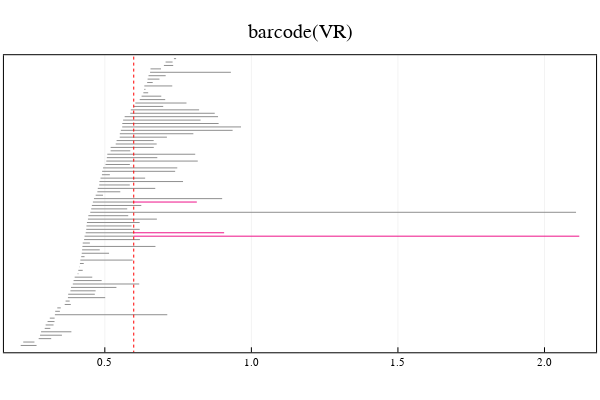

The notebook cell saved with this chart:
### Markdown cell above
Select a parameter and bar extension.

### Code cell
p = return_extension_results_at_parameter(extension)

### Figure 1 — Plotly figure (JSON) as saved in the notebook; plotly's stock layout.template omitted (floating-point values rounded to 4 significant figures)
{"data": [{"colorbar": {"title": ""}, "hoverinfo": "text", "legendgroup": "y1", "line": {"color": "rgba(143, 143, 143, 1.000)", "dash": "solid", "shape": "linear", "width": 1}, "mode": "lines", "name": "y1", "showlegend": true, "text": ["class 18", "class 18"], "type": "scatter", "x": [0.213, 0.2671], "xaxis": "x1", "y": [1, 1], "yaxis": "y1", "zmax": null, "zmin": null}, {"colorbar": {"title": ""}, "hoverinfo": "text", "legendgroup": "y2", "line": {"color": "rgba(143, 143, 143, 1.000)", "dash": "solid", "shape": "linear", "width": 1}, "mode": "lines", "name": "y2", "showlegend": true, "text": ["class 19", "class 19"], "type": "scatter", "x": [0.2217, 0.26], "xaxis": "x1", "y": [2, 2], "yaxis": "y1", "zmax": null, "zmin": null}, {"colorbar": {"title": ""}, "hoverinfo": "text", "legendgroup": "y3", "line": {"color": "rgba(143, 143, 143, 1.000)", "dash": "solid", "shape": "linear", "width": 1}, "mode": "lines", "name": "y3", "showlegend": true, "text": ["class 20", "class 20"], "type": "scatter", "x": [0.2744, 0.3171], "xaxis": "x1", "y": [3, 3], "yaxis": "y1", "zmax": null, "zmin": null}, {"colorbar": {"title": ""}, "hoverinfo": "text", "legendgroup": "y4", "line": {"color": "rgba(143, 143, 143, 1.000)", "dash": "solid", "shape": "linear", "width": 1}, "mode": "lines", "name": "y4", "showlegend": true, "text": ["class 21", "class 21"], "type": "scatter", "x": [0.2791, 0.3537], "xaxis": "x1", "y": [4, 4], "yaxis": "y1", "zmax": null, "zmin": null}, {"colorbar": {"title": ""}, "hoverinfo": "text", "legendgroup": "y5", "line": {"color": "rgba(143, 143, 143, 1.000)", "dash": "solid", "shape": "linear", "width": 1}, "mode": "lines", "name": "y5", "showlegend": true, "text": ["class 22", "class 22"], "type": "scatter", "x": [0.2825, 0.386], "xaxis": "x1", "y": [5, 5], "yaxis": "y1", "zmax": null, "zmin": null}, {"colorbar": {"title": ""}, "hoverinfo": "text", "legendgroup": "y6", "line": {"color": "rgba(143, 143, 143, 1.000)", "dash": "solid", "shape": "linear", "width": 1}, "mode": "lines", "name": "y6", "showlegend": true, "text": ["class 1", "class 1"], "type": "scatter", "x": [0.295, 0.3141], "xaxis": "x1", "y": [6, 6], "yaxis": "y1", "zmax": null, "zmin": null}, {"colorbar": {"title": ""}, "hoverinfo": "text", "legendgroup": "y7", "line": {"color": "rgba(143, 143, 143, 1.000)", "dash": "solid", "shape": "linear", "width": 1}, "mode": "lines", "name": "y7", "showlegend": true, "text": ["class 2", "class 2"], "type": "scatter", "x": [0.2981, 0.3251], "xaxis": "x1", "y": [7, 7], "yaxis": "y1", "zmax": null, "zmin": null}, {"colorbar": {"title": ""}, "hoverinfo": "text", "legendgroup": "y8", "line": {"color": "rgba(143, 143, 143, 1.000)", "dash": "solid", "shape": "linear", "width": 1}, "mode": "lines", "name": "y8", "showlegend": true, "text": ["class 3", "class 3"], "type": "scatter", "x": [0.3047, 0.3284], "xaxis": "x1", "y": [8, 8], "yaxis": "y1", "zmax": null, "zmin": null}, {"colorbar": {"title": ""}, "hoverinfo": "text", "legendgroup": "y9", "line": {"color": "rgba(143, 143, 143, 1.000)", "dash": "solid", "shape": "linear", "width": 1}, "mode": "lines", "name": "y9", "showlegend": true, "text": ["class 23", "class 23"], "type": "scatter", "x": [0.3123, 0.3288], "xaxis": "x1", "y": [9, 9], "yaxis": "y1", "zmax": null, "zmin": null}, {"colorbar": {"title": ""}, "hoverinfo": "text", "legendgroup": "y10", "line": {"color": "rgba(143, 143, 143, 1.000)", "dash": "solid", "shape": "linear", "width": 1}, "mode": "lines", "name": "y10", "showlegend": true, "text": ["class 73", "class 73"], "type": "scatter", "x": [0.3297, 0.7131], "xaxis": "x1", "y": [10, 10], "yaxis": "y1", "zmax": null, "zmin": null}, {"colorbar": {"title": ""}, "hoverinfo": "text", "legendgroup": "y11", "line": {"color": "rgba(143, 143, 143, 1.000)", "dash": "solid", "shape": "linear", "width": 1}, "mode": "lines", "name": "y11", "showlegend": true, "text": ["class 24", "class 24"], "type": "scatter", "x": [0.3308, 0.3467], "xaxis": "x1", "y": [11, 11], "yaxis": "y1", "zmax": null, "zmin": null}, {"colorbar": {"title": ""}, "hoverinfo": "text", "legendgroup": "y12", "line": {"color": "rgba(143, 143, 143, 1.000)", "dash": "solid", "shape": "linear", "width": 1}, "mode": "lines", "name": "y12", "showlegend": true, "text": ["class 4", "class 4"], "type": "scatter", "x": [0.3379, 0.3497], "xaxis": "x1", "y": [12, 12], "yaxis": "y1", "zmax": null, "zmin": null}, {"colorbar": {"title": ""}, "hoverinfo": "text", "legendgroup": "y13", "line": {"color": "rgba(143, 143, 143, 1.000)", "dash": "solid", "shape": "linear", "width": 1}, "mode": "lines", "name": "y13", "showlegend": true, "text": ["class 25", "class 25"], "type": "scatter", "x": [0.3632, 0.384], "xaxis": "x1", "y": [13, 13], "yaxis": "y1", "zmax": null, "zmin": null}, {"colorbar": {"title": ""}, "hoverinfo": "text", "legendgroup": "y14", "line": {"color": "rgba(143, 143, 143, 1.000)", "dash": "solid", "shape": "linear", "width": 1}, "mode": "lines", "name": "y14", "showlegend": true, "text": ["class 26", "class 26"], "type": "scatter", "x": [0.3662, 0.3801], "xaxis": "x1", "y": [14, 14], "yaxis": "y1", "zmax": null, "zmin": null}, {"colorbar": {"title": ""}, "hoverinfo": "text", "legendgroup": "y15", "line": {"color": "rgba(143, 143, 143, 1.000)", "dash": "solid", "shape": "linear", "width": 1}, "mode": "lines", "name": "y15", "showlegend": true, "text": ["class 27", "class 27"], "type": "scatter", "x": [0.3742, 0.5013], "xaxis": "x1", "y": [15, 15], "yaxis": "y1", "zmax": null, "zmin": null}, {"colorbar": {"title": ""}, "hoverinfo": "text", "legendgroup": "y16", "line": {"color": "rgba(143, 143, 143, 1.000)", "dash": "solid", "shape": "linear", "width": 1}, "mode": "lines", "name": "y16", "showlegend": true, "text": ["class 28", "class 28"], "type": "scatter", "x": [0.3751, 0.4659], "xaxis": "x1", "y": [16, 16], "yaxis": "y1", "zmax": null, "zmin": null}, {"colorbar": {"title": ""}, "hoverinfo": "text", "legendgroup": "y17", "line": {"color": "rgba(143, 143, 143, 1.000)", "dash": "solid", "shape": "linear", "width": 1}, "mode": "lines", "name": "y17", "showlegend": true, "text": ["class 29", "class 29"], "type": "scatter", "x": [0.3827, 0.4686], "xaxis": "x1", "y": [17, 17], "yaxis": "y1", "zmax": null, "zmin": null}, {"colorbar": {"title": ""}, "hoverinfo": "text", "legendgroup": "y18", "line": {"color": "rgba(143, 143, 143, 1.000)", "dash": "solid", "shape": "linear", "width": 1}, "mode": "lines", "name": "y18", "showlegend": true, "text": ["class 30", "class 30"], "type": "scatter", "x": [0.3847, 0.5396], "xaxis": "x1", "y": [18, 18], "yaxis": "y1", "zmax": null, "zmin": null}, {"colorbar": {"title": ""}, "hoverinfo": "text", "legendgroup": "y19", "line": {"color": "rgba(143, 143, 143, 1.000)", "dash": "solid", "shape": "linear", "width": 1}, "mode": "lines", "name": "y19", "showlegend": true, "text": ["class 31", "class 31"], "type": "scatter", "x": [0.3908, 0.6174], "xaxis": "x1", "y": [19, 19], "yaxis": "y1", "zmax": null, "zmin": null}, {"colorbar": {"title": ""}, "hoverinfo": "text", "legendgroup": "y20", "line": {"color": "rgba(143, 143, 143, 1.000)", "dash": "solid", "shape": "linear", "width": 1}, "mode": "lines", "name": "y20", "showlegend": true, "text": ["class 32", "class 32"], "type": "scatter", "x": [0.3935, 0.4892], "xaxis": "x1", "y": [20, 20], "yaxis": "y1", "zmax": null, "zmin": null}, {"colorbar": {"title": ""}, "hoverinfo": "text", "legendgroup": "y21", "line": {"color": "rgba(143, 143, 143, 1.000)", "dash": "solid", "shape": "linear", "width": 1}, "mode": "lines", "name": "y21", "showlegend": true, "text": ["class 33", "class 33"], "type": "scatter", "x": [0.3971, 0.4572], "xaxis": "x1", "y": [21, 21], "yaxis": "y1", "zmax": null, "zmin": null}, {"colorbar": {"title": ""}, "hoverinfo": "text", "legendgroup": "y22", "line": {"color": "rgba(143, 143, 143, 1.000)", "dash": "solid", "shape": "linear", "width": 1}, "mode": "lines", "name": "y22", "showlegend": true, "text": ["class 5", "class 5"], "type": "scatter", "x": [0.4075, 0.4098], "xaxis": "x1", "y": [22, 22], "yaxis": "y1", "zmax": null, "zmin": null}, {"colorbar": {"title": ""}, "hoverinfo": "text", "legendgroup": "y23", "line": {"color": "rgba(143, 143, 143, 1.000)", "dash": "solid", "shape": "linear", "width": 1}, "mode": "lines", "name": "y23", "showlegend": true, "text": ["class 6", "class 6"], "type": "scatter", "x": [0.4095, 0.4246], "xaxis": "x1", "y": [23, 23], "yaxis": "y1", "zmax": null, "zmin": null}, {"colorbar": {"title": ""}, "hoverinfo": "text", "legendgroup": "y24", "line": {"color": "rgba(143, 143, 143, 1.000)", "dash": "solid", "shape": "linear", "width": 1}, "mode": "lines", "name": "y24", "showlegend": true, "text": ["class 7", "class 7"], "type": "scatter", "x": [0.4123, 0.4134], "xaxis": "x1", "y": [24, 24], "yaxis": "y1", "zmax": null, "zmin": null}, {"colorbar": {"title": ""}, "hoverinfo": "text", "legendgroup": "y25", "line": {"color": "rgba(143, 143, 143, 1.000)", "dash": "solid", "shape": "linear", "width": 1}, "mode": "lines", "name": "y25", "showlegend": true, "text": ["class 8", "class 8"], "type": "scatter", "x": [0.4151, 0.4281], "xaxis": "x1", "y": [25, 25], "yaxis": "y1", "zmax": null, "zmin": null}, {"colorbar": {"title": ""}, "hoverinfo": "text", "legendgroup": "y26", "line": {"color": "rgba(143, 143, 143, 1.000)", "dash": "solid", "shape": "linear", "width": 1}, "mode": "lines", "name": "y26", "showlegend": true, "text": ["class 34", "class 34"], "type": "scatter", "x": [0.4166, 0.595], "xaxis": "x1", "y": [26, 26], "yaxis": "y1", "zmax": null, "zmin": null}, {"colorbar": {"title": ""}, "hoverinfo": "text", "legendgroup": "y27", "line": {"color": "rgba(143, 143, 143, 1.000)", "dash": "solid", "shape": "linear", "width": 1}, "mode": "lines", "name": "y27", "showlegend": true, "text": ["class 9", "class 9"], "type": "scatter", "x": [0.4195, 0.4308], "xaxis": "x1", "y": [27, 27], "yaxis": "y1", "zmax": null, "zmin": null}, {"colorbar": {"title": ""}, "hoverinfo": "text", "legendgroup": "y28", "line": {"color": "rgba(143, 143, 143, 1.000)", "dash": "solid", "shape": "linear", "width": 1}, "mode": "lines", "name": "y28", "showlegend": true, "text": ["class 35", "class 35"], "type": "scatter", "x": [0.4213, 0.5145], "xaxis": "x1", "y": [28, 28], "yaxis": "y1", "zmax": null, "zmin": null}, {"colorbar": {"title": ""}, "hoverinfo": "text", "legendgroup": "y29", "line": {"color": "rgba(143, 143, 143, 1.000)", "dash": "solid", "shape": "linear", "width": 1}, "mode": "lines", "name": "y29", "showlegend": true, "text": ["class 10", "class 10"], "type": "scatter", "x": [0.4225, 0.4827], "xaxis": "x1", "y": [29, 29], "yaxis": "y1", "zmax": null, "zmin": null}, {"colorbar": {"title": ""}, "hoverinfo": "text", "legendgroup": "y30", "line": {"color": "rgba(143, 143, 143, 1.000)", "dash": "solid", "shape": "linear", "width": 1}, "mode": "lines", "name": "y30", "showlegend": true, "text": ["class 36", "class 36"], "type": "scatter", "x": [0.4236, 0.6728], "xaxis": "x1", "y": [30, 30], "yaxis": "y1", "zmax": null, "zmin": null}, {"colorbar": {"title": ""}, "hoverinfo": "text", "legendgroup": "y31", "line": {"color": "rgba(143, 143, 143, 1.000)", "dash": "solid", "shape": "linear", "width": 1}, "mode": "lines", "name": "y31", "showlegend": true, "text": ["class 37", "class 37"], "type": "scatter", "x": [0.4247, 0.4491], "xaxis": "x1", "y": [31, 31], "yaxis": "y1", "zmax": null, "zmin": null}, {"colorbar": {"title": ""}, "hoverinfo": "text", "legendgroup": "y32", "line": {"color": "rgba(143, 143, 143, 1.000)", "dash": "solid", "shape": "linear", "width": 1}, "mode": "lines", "name": "y32", "showlegend": true, "text": ["class 64", "class 64"], "type": "scatter", "x": [0.4293, 0.6197], "xaxis": "x1", "y": [32, 32], "yaxis": "y1", "zmax": null, "zmin": null}, {"colorbar": {"title": ""}, "hoverinfo": "text", "legendgroup": "y33", "line": {"color": "rgba(143, 143, 143, 1.000)", "dash": "solid", "shape": "linear", "width": 1}, "mode": "lines", "name": "y33", "showlegend": true, "text": ["class 84", "class 84"], "type": "scatter", "x": [0.431, 0.5987], "xaxis": "x1", "y": [33, 33], "yaxis": "y1", "zmax": null, "zmin": null}, {"colorbar": {"title": ""}, "hoverinfo": "text", "legendgroup": "y34", "line": {"color": "rgba(238, 18, 137, 1.000)", "dash": "solid", "shape": "linear", "width": 1}, "mode": "lines", "name": "y34", "showlegend": true, "text": ["class 84", "class 84"], "type": "scatter", "x": [0.5987, 2.119], "xaxis": "x1", "y": [33, 33], "yaxis": "y1", "zmax": null, "zmin": null}, {"colorbar": {"title": ""}, "hoverinfo": "text", "legendgroup": "y35", "line": {"color": "rgba(143, 143, 143, 1.000)", "dash": "solid", "shape": "linear", "width": 1}, "mode": "lines", "name": "y35", "showlegend": true, "text": ["class 79", "class 79"], "type": "scatter", "x": [0.4348, 0.5987], "xaxis": "x1", "y": [34, 34], "yaxis": "y1", "zmax": null, "zmin": null}, {"colorbar": {"title": ""}, "hoverinfo": "text", "legendgroup": "y36", "line": {"color": "rgba(238, 18, 137, 1.000)", "dash": "solid", "shape": "linear", "width": 1}, "mode": "lines", "name": "y36", "showlegend": true, "text": ["class 79", "class 79"], "type": "scatter", "x": [0.5987, 0.9071], "xaxis": "x1", "y": [34, 34], "yaxis": "y1", "zmax": null, "zmin": null}, {"colorbar": {"title": ""}, "hoverinfo": "text", "legendgroup": "y37", "line": {"color": "rgba(143, 143, 143, 1.000)", "dash": "solid", "shape": "linear", "width": 1}, "mode": "lines", "name": "y37", "showlegend": true, "text": ["class 38", "class 38"], "type": "scatter", "x": [0.4367, 0.619], "xaxis": "x1", "y": [35, 35], "yaxis": "y1", "zmax": null, "zmin": null}, {"colorbar": {"title": ""}, "hoverinfo": "text", "legendgroup": "y38", "line": {"color": "rgba(143, 143, 143, 1.000)", "dash": "solid", "shape": "linear", "width": 1}, "mode": "lines", "name": "y38", "showlegend": true, "text": ["class 39", "class 39"], "type": "scatter", "x": [0.4373, 0.5912], "xaxis": "x1", "y": [36, 36], "yaxis": "y1", "zmax": null, "zmin": null}, {"colorbar": {"title": ""}, "hoverinfo": "text", "legendgroup": "y39", "line": {"color": "rgba(143, 143, 143, 1.000)", "dash": "solid", "shape": "linear", "width": 1}, "mode": "lines", "name": "y39", "showlegend": true, "text": ["class 65", "class 65"], "type": "scatter", "x": [0.439, 0.6189], "xaxis": "x1", "y": [37, 37], "yaxis": "y1", "zmax": null, "zmin": null}, {"colorbar": {"title": ""}, "hoverinfo": "text", "legendgroup": "y40", "line": {"color": "rgba(143, 143, 143, 1.000)", "dash": "solid", "shape": "linear", "width": 1}, "mode": "lines", "name": "y40", "showlegend": true, "text": ["class 74", "class 74"], "type": "scatter", "x": [0.4425, 0.6776], "xaxis": "x1", "y": [38, 38], "yaxis": "y1", "zmax": null, "zmin": null}, {"colorbar": {"title": ""}, "hoverinfo": "text", "legendgroup": "y41", "line": {"color": "rgba(143, 143, 143, 1.000)", "dash": "solid", "shape": "linear", "width": 1}, "mode": "lines", "name": "y41", "showlegend": true, "text": ["class 40", "class 40"], "type": "scatter", "x": [0.4438, 0.5799], "xaxis": "x1", "y": [39, 39], "yaxis": "y1", "zmax": null, "zmin": null}, {"colorbar": {"title": ""}, "hoverinfo": "text", "legendgroup": "y42", "line": {"color": "rgba(143, 143, 143, 1.000)", "dash": "solid", "shape": "linear", "width": 1}, "mode": "lines", "name": "y42", "showlegend": true, "text": ["class 85", "class 85"], "type": "scatter", "x": [0.4504, 2.108], "xaxis": "x1", "y": [40, 40], "yaxis": "y1", "zmax": null, "zmin": null}, {"colorbar": {"title": ""}, "hoverinfo": "text", "legendgroup": "y43", "line": {"color": "rgba(143, 143, 143, 1.000)", "dash": "solid", "shape": "linear", "width": 1}, "mode": "lines", "name": "y43", "showlegend": true, "text": ["class 41", "class 41"], "type": "scatter", "x": [0.4536, 0.5765], "xaxis": "x1", "y": [41, 41], "yaxis": "y1", "zmax": null, "zmin": null}, {"colorbar": {"title": ""}, "hoverinfo": "text", "legendgroup": "y44", "line": {"color": "rgba(143, 143, 143, 1.000)", "dash": "solid", "shape": "linear", "width": 1}, "mode": "lines", "name": "y44", "showlegend": true, "text": ["class 66", "class 66"], "type": "scatter", "x": [0.4558, 0.6245], "xaxis": "x1", "y": [42, 42], "yaxis": "y1", "zmax": null, "zmin": null}, {"colorbar": {"title": ""}, "hoverinfo": "text", "legendgroup": "y45", "line": {"color": "rgba(143, 143, 143, 1.000)", "dash": "solid", "shape": "linear", "width": 1}, "mode": "lines", "name": "y45", "showlegend": true, "text": ["class 75", "class 75"], "type": "scatter", "x": [0.4593, 0.5987], "xaxis": "x1", "y": [43, 43], "yaxis": "y1", "zmax": null, "zmin": null}, {"colorbar": {"title": ""}, "hoverinfo": "text", "legendgroup": "y46", "line": {"color": "rgba(238, 18, 137, 1.000)", "dash": "solid", "shape": "linear", "width": 1}, "mode": "lines", "name": "y46", "showlegend": true, "text": ["class 75", "class 75"], "type": "scatter", "x": [0.5987, 0.8139], "xaxis": "x1", "y": [43, 43], "yaxis": "y1", "zmax": null, "zmin": null}, {"colorbar": {"title": ""}, "hoverinfo": "text", "legendgroup": "y47", "line": {"color": "rgba(143, 143, 143, 1.000)", "dash": "solid", "shape": "linear", "width": 1}, "mode": "lines", "name": "y47", "showlegend": true, "text": ["class 80", "class 80"], "type": "scatter", "x": [0.463, 0.9004], "xaxis": "x1", "y": [44, 44], "yaxis": "y1", "zmax": null, "zmin": null}, {"colorbar": {"title": ""}, "hoverinfo": "text", "legendgroup": "y48", "line": {"color": "rgba(143, 143, 143, 1.000)", "dash": "solid", "shape": "linear", "width": 1}, "mode": "lines", "name": "y48", "showlegend": true, "text": ["class 11", "class 11"], "type": "scatter", "x": [0.4689, 0.4939], "xaxis": "x1", "y": [45, 45], "yaxis": "y1", "zmax": null, "zmin": null}, {"colorbar": {"title": ""}, "hoverinfo": "text", "legendgroup": "y49", "line": {"color": "rgba(143, 143, 143, 1.000)", "dash": "solid", "shape": "linear", "width": 1}, "mode": "lines", "name": "y49", "showlegend": true, "text": ["class 42", "class 42"], "type": "scatter", "x": [0.4745, 0.5528], "xaxis": "x1", "y": [46, 46], "yaxis": "y1", "zmax": null, "zmin": null}, {"colorbar": {"title": ""}, "hoverinfo": "text", "legendgroup": "y50", "line": {"color": "rgba(143, 143, 143, 1.000)", "dash": "solid", "shape": "linear", "width": 1}, "mode": "lines", "name": "y50", "showlegend": true, "text": ["class 67", "class 67"], "type": "scatter", "x": [0.476, 0.6721], "xaxis": "x1", "y": [47, 47], "yaxis": "y1", "zmax": null, "zmin": null}, {"colorbar": {"title": ""}, "hoverinfo": "text", "legendgroup": "y51", "line": {"color": "rgba(143, 143, 143, 1.000)", "dash": "solid", "shape": "linear", "width": 1}, "mode": "lines", "name": "y51", "showlegend": true, "text": ["class 43", "class 43"], "type": "scatter", "x": [0.481, 0.5852], "xaxis": "x1", "y": [48, 48], "yaxis": "y1", "zmax": null, "zmin": null}, {"colorbar": {"title": ""}, "hoverinfo": "text", "legendgroup": "y52", "line": {"color": "rgba(143, 143, 143, 1.000)", "dash": "solid", "shape": "linear", "width": 1}, "mode": "lines", "name": "y52", "showlegend": true, "text": ["class 76", "class 76"], "type": "scatter", "x": [0.4817, 0.7668], "xaxis": "x1", "y": [49, 49], "yaxis": "y1", "zmax": null, "zmin": null}, {"colorbar": {"title": ""}, "hoverinfo": "text", "legendgroup": "y53", "line": {"color": "rgba(143, 143, 143, 1.000)", "dash": "solid", "shape": "linear", "width": 1}, "mode": "lines", "name": "y53", "showlegend": true, "text": ["class 44", "class 44"], "type": "scatter", "x": [0.4853, 0.6376], "xaxis": "x1", "y": [50, 50], "yaxis": "y1", "zmax": null, "zmin": null}, {"colorbar": {"title": ""}, "hoverinfo": "text", "legendgroup": "y54", "line": {"color": "rgba(143, 143, 143, 1.000)", "dash": "solid", "shape": "linear", "width": 1}, "mode": "lines", "name": "y54", "showlegend": true, "text": ["class 45", "class 45"], "type": "scatter", "x": [0.4902, 0.5172], "xaxis": "x1", "y": [51, 51], "yaxis": "y1", "zmax": null, "zmin": null}, {"colorbar": {"title": ""}, "hoverinfo": "text", "legendgroup": "y55", "line": {"color": "rgba(143, 143, 143, 1.000)", "dash": "solid", "shape": "linear", "width": 1}, "mode": "lines", "name": "y55", "showlegend": true, "text": ["class 68", "class 68"], "type": "scatter", "x": [0.4908, 0.74], "xaxis": "x1", "y": [52, 52], "yaxis": "y1", "zmax": null, "zmin": null}, {"colorbar": {"title": ""}, "hoverinfo": "text", "legendgroup": "y56", "line": {"color": "rgba(143, 143, 143, 1.000)", "dash": "solid", "shape": "linear", "width": 1}, "mode": "lines", "name": "y56", "showlegend": true, "text": ["class 46", "class 46"], "type": "scatter", "x": [0.4939, 0.7472], "xaxis": "x1", "y": [53, 53], "yaxis": "y1", "zmax": null, "zmin": null}, {"colorbar": {"title": ""}, "hoverinfo": "text", "legendgroup": "y57", "line": {"color": "rgba(143, 143, 143, 1.000)", "dash": "solid", "shape": "linear", "width": 1}, "mode": "lines", "name": "y57", "showlegend": true, "text": ["class 47", "class 47"], "type": "scatter", "x": [0.5024, 0.5854], "xaxis": "x1", "y": [54, 54], "yaxis": "y1", "zmax": null, "zmin": null}, {"colorbar": {"title": ""}, "hoverinfo": "text", "legendgroup": "y58", "line": {"color": "rgba(143, 143, 143, 1.000)", "dash": "solid", "shape": "linear", "width": 1}, "mode": "lines", "name": "y58", "showlegend": true, "text": ["class 77", "class 77"], "type": "scatter", "x": [0.5051, 0.8171], "xaxis": "x1", "y": [55, 55], "yaxis": "y1", "zmax": null, "zmin": null}, {"colorbar": {"title": ""}, "hoverinfo": "text", "legendgroup": "y59", "line": {"color": "rgba(143, 143, 143, 1.000)", "dash": "solid", "shape": "linear", "width": 1}, "mode": "lines", "name": "y59", "showlegend": true, "text": ["class 48", "class 48"], "type": "scatter", "x": [0.5069, 0.6791], "xaxis": "x1", "y": [56, 56], "yaxis": "y1", "zmax": null, "zmin": null}, {"colorbar": {"title": ""}, "hoverinfo": "text", "legendgroup": "y60", "line": {"color": "rgba(143, 143, 143, 1.000)", "dash": "solid", "shape": "linear", "width": 1}, "mode": "lines", "name": "y60", "showlegend": true, "text": ["class 69", "class 69"], "type": "scatter", "x": [0.5085, 0.8084], "xaxis": "x1", "y": [57, 57], "yaxis": "y1", "zmax": null, "zmin": null}, {"colorbar": {"title": ""}, "hoverinfo": "text", "legendgroup": "y61", "line": {"color": "rgba(143, 143, 143, 1.000)", "dash": "solid", "shape": "linear", "width": 1}, "mode": "lines", "name": "y61", "showlegend": true, "text": ["class 49", "class 49"], "type": "scatter", "x": [0.5198, 0.5868], "xaxis": "x1", "y": [58, 58], "yaxis": "y1", "zmax": null, "zmin": null}, {"colorbar": {"title": ""}, "hoverinfo": "text", "legendgroup": "y62", "line": {"color": "rgba(143, 143, 143, 1.000)", "dash": "solid", "shape": "linear", "width": 1}, "mode": "lines", "name": "y62", "showlegend": true, "text": ["class 50", "class 50"], "type": "scatter", "x": [0.5198, 0.6671], "xaxis": "x1", "y": [59, 59], "yaxis": "y1", "zmax": null, "zmin": null}, {"colorbar": {"title": ""}, "hoverinfo": "text", "legendgroup": "y63", "line": {"color": "rgba(143, 143, 143, 1.000)", "dash": "solid", "shape": "linear", "width": 1}, "mode": "lines", "name": "y63", "showlegend": true, "text": ["class 12", "class 12"], "type": "scatter", "x": [0.5372, 0.6769], "xaxis": "x1", "y": [60, 60], "yaxis": "y1", "zmax": null, "zmin": null}, {"colorbar": {"title": ""}, "hoverinfo": "text", "legendgroup": "y64", "line": {"color": "rgba(143, 143, 143, 1.000)", "dash": "solid", "shape": "linear", "width": 1}, "mode": "lines", "name": "y64", "showlegend": true, "text": ["class 51", "class 51"], "type": "scatter", "x": [0.5403, 0.6667], "xaxis": "x1", "y": [61, 61], "yaxis": "y1", "zmax": null, "zmin": null}, {"colorbar": {"title": ""}, "hoverinfo": "text", "legendgroup": "y65", "line": {"color": "rgba(143, 143, 143, 1.000)", "dash": "solid", "shape": "linear", "width": 1}, "mode": "lines", "name": "y65", "showlegend": true, "text": ["class 52", "class 52"], "type": "scatter", "x": [0.5509, 0.7119], "xaxis": "x1", "y": [62, 62], "yaxis": "y1", "zmax": null, "zmin": null}, {"colorbar": {"title": ""}, "hoverinfo": "text", "legendgroup": "y66", "line": {"color": "rgba(143, 143, 143, 1.000)", "dash": "solid", "shape": "linear", "width": 1}, "mode": "lines", "name": "y66", "showlegend": true, "text": ["class 53", "class 53"], "type": "scatter", "x": [0.5512, 0.8021], "xaxis": "x1", "y": [63, 63], "yaxis": "y1", "zmax": null, "zmin": null}, {"colorbar": {"title": ""}, "hoverinfo": "text", "legendgroup": "y67", "line": {"color": "rgba(143, 143, 143, 1.000)", "dash": "solid", "shape": "linear", "width": 1}, "mode": "lines", "name": "y67", "showlegend": true, "text": ["class 82", "class 82"], "type": "scatter", "x": [0.5547, 0.936], "xaxis": "x1", "y": [64, 64], "yaxis": "y1", "zmax": null, "zmin": null}, {"colorbar": {"title": ""}, "hoverinfo": "text", "legendgroup": "y68", "line": {"color": "rgba(143, 143, 143, 1.000)", "dash": "solid", "shape": "linear", "width": 1}, "mode": "lines", "name": "y68", "showlegend": true, "text": ["class 83", "class 83"], "type": "scatter", "x": [0.5594, 0.9647], "xaxis": "x1", "y": [65, 65], "yaxis": "y1", "zmax": null, "zmin": null}, {"colorbar": {"title": ""}, "hoverinfo": "text", "legendgroup": "y69", "line": {"color": "rgba(143, 143, 143, 1.000)", "dash": "solid", "shape": "linear", "width": 1}, "mode": "lines", "name": "y69", "showlegend": true, "text": ["class 54", "class 54"], "type": "scatter", "x": [0.5597, 0.8882], "xaxis": "x1", "y": [66, 66], "yaxis": "y1", "zmax": null, "zmin": null}, {"colorbar": {"title": ""}, "hoverinfo": "text", "legendgroup": "y70", "line": {"color": "rgba(143, 143, 143, 1.000)", "dash": "solid", "shape": "linear", "width": 1}, "mode": "lines", "name": "y70", "showlegend": true, "text": ["class 81", "class 81"], "type": "scatter", "x": [0.5625, 0.8266], "xaxis": "x1", "y": [67, 67], "yaxis": "y1", "zmax": null, "zmin": null}, {"colorbar": {"title": ""}, "hoverinfo": "text", "legendgroup": "y71", "line": {"color": "rgba(143, 143, 143, 1.000)", "dash": "solid", "shape": "linear", "width": 1}, "mode": "lines", "name": "y71", "showlegend": true, "text": ["class 70", "class 70"], "type": "scatter", "x": [0.5677, 0.8863], "xaxis": "x1", "y": [68, 68], "yaxis": "y1", "zmax": null, "zmin": null}, {"colorbar": {"title": ""}, "hoverinfo": "text", "legendgroup": "y72", "line": {"color": "rgba(143, 143, 143, 1.000)", "dash": "solid", "shape": "linear", "width": 1}, "mode": "lines", "name": "y72", "showlegend": true, "text": ["class 55", "class 55"], "type": "scatter", "x": [0.5869, 0.875], "xaxis": "x1", "y": [69, 69], "yaxis": "y1", "zmax": null, "zmin": null}, {"colorbar": {"title": ""}, "hoverinfo": "text", "legendgroup": "y73", "line": {"color": "rgba(143, 143, 143, 1.000)", "dash": "solid", "shape": "linear", "width": 1}, "mode": "lines", "name": "y73", "showlegend": true, "text": ["class 56", "class 56"], "type": "scatter", "x": [0.5887, 0.8217], "xaxis": "x1", "y": [70, 70], "yaxis": "y1", "zmax": null, "zmin": null}, {"colorbar": {"title": ""}, "hoverinfo": "text", "legendgroup": "y74", "line": {"color": "rgba(143, 143, 143, 1.000)", "dash": "solid", "shape": "linear", "width": 1}, "mode": "lines", "name": "y74", "showlegend": true, "text": ["class 13", "class 13"], "type": "scatter", "x": [0.5987, 0.6993], "xaxis": "x1", "y": [71, 71], "yaxis": "y1", "zmax": null, "zmin": null}, {"colorbar": {"title": ""}, "hoverinfo": "text", "legendgroup": "y75", "line": {"color": "rgba(143, 143, 143, 1.000)", "dash": "solid", "shape": "linear", "width": 1}, "mode": "lines", "name": "y75", "showlegend": true, "text": ["class 78", "class 78"], "type": "scatter", "x": [0.6041, 0.7786], "xaxis": "x1", "y": [72, 72], "yaxis": "y1", "zmax": null, "zmin": null}, {"colorbar": {"title": ""}, "hoverinfo": "text", "legendgroup": "y76", "line": {"color": "rgba(143, 143, 143, 1.000)", "dash": "solid", "shape": "linear", "width": 1}, "mode": "lines", "name": "y76", "showlegend": true, "text": ["class 71", "class 71"], "type": "scatter", "x": [0.6191, 0.7061], "xaxis": "x1", "y": [73, 73], "yaxis": "y1", "zmax": null, "zmin": null}, {"colorbar": {"title": ""}, "hoverinfo": "text", "legendgroup": "y77", "line": {"color": "rgba(143, 143, 143, 1.000)", "dash": "solid", "shape": "linear", "width": 1}, "mode": "lines", "name": "y77", "showlegend": true, "text": ["class 72", "class 72"], "type": "scatter", "x": [0.6254, 0.6926], "xaxis": "x1", "y": [74, 74], "yaxis": "y1", "zmax": null, "zmin": null}, {"colorbar": {"title": ""}, "hoverinfo": "text", "legendgroup": "y78", "line": {"color": "rgba(143, 143, 143, 1.000)", "dash": "solid", "shape": "linear", "width": 1}, "mode": "lines", "name": "y78", "showlegend": true, "text": ["class 14", "class 14"], "type": "scatter", "x": [0.6315, 0.6479], "xaxis": "x1", "y": [75, 75], "yaxis": "y1", "zmax": null, "zmin": null}, {"colorbar": {"title": ""}, "hoverinfo": "text", "legendgroup": "y79", "line": {"color": "rgba(143, 143, 143, 1.000)", "dash": "solid", "shape": "linear", "width": 1}, "mode": "lines", "name": "y79", "showlegend": true, "text": ["class 15", "class 15"], "type": "scatter", "x": [0.6346, 0.6386], "xaxis": "x1", "y": [76, 76], "yaxis": "y1", "zmax": null, "zmin": null}, {"colorbar": {"title": ""}, "hoverinfo": "text", "legendgroup": "y80", "line": {"color": "rgba(143, 143, 143, 1.000)", "dash": "solid", "shape": "linear", "width": 1}, "mode": "lines", "name": "y80", "showlegend": true, "text": ["class 57", "class 57"], "type": "scatter", "x": [0.6348, 0.7301], "xaxis": "x1", "y": [77, 77], "yaxis": "y1", "zmax": null, "zmin": null}, {"colorbar": {"title": ""}, "hoverinfo": "text", "legendgroup": "y81", "line": {"color": "rgba(143, 143, 143, 1.000)", "dash": "solid", "shape": "linear", "width": 1}, "mode": "lines", "name": "y81", "showlegend": true, "text": ["class 58", "class 58"], "type": "scatter", "x": [0.6446, 0.6634], "xaxis": "x1", "y": [78, 78], "yaxis": "y1", "zmax": null, "zmin": null}, {"colorbar": {"title": ""}, "hoverinfo": "text", "legendgroup": "y82", "line": {"color": "rgba(143, 143, 143, 1.000)", "dash": "solid", "shape": "linear", "width": 1}, "mode": "lines", "name": "y82", "showlegend": true, "text": ["class 59", "class 59"], "type": "scatter", "x": [0.646, 0.6864], "xaxis": "x1", "y": [79, 79], "yaxis": "y1", "zmax": null, "zmin": null}, {"colorbar": {"title": ""}, "hoverinfo": "text", "legendgroup": "y83", "line": {"color": "rgba(143, 143, 143, 1.000)", "dash": "solid", "shape": "linear", "width": 1}, "mode": "lines", "name": "y83", "showlegend": true, "text": ["class 60", "class 60"], "type": "scatter", "x": [0.6491, 0.7076], "xaxis": "x1", "y": [80, 80], "yaxis": "y1", "zmax": null, "zmin": null}, {"colorbar": {"title": ""}, "hoverinfo": "text", "legendgroup": "y84", "line": {"color": "rgba(143, 143, 143, 1.000)", "dash": "solid", "shape": "linear", "width": 1}, "mode": "lines", "name": "y84", "showlegend": true, "text": ["class 61", "class 61"], "type": "scatter", "x": [0.6544, 0.9301], "xaxis": "x1", "y": [81, 81], "yaxis": "y1", "zmax": null, "zmin": null}, {"colorbar": {"title": ""}, "hoverinfo": "text", "legendgroup": "y85", "line": {"color": "rgba(143, 143, 143, 1.000)", "dash": "solid", "shape": "linear", "width": 1}, "mode": "lines", "name": "y85", "showlegend": true, "text": ["class 62", "class 62"], "type": "scatter", "x": [0.6559, 0.6917], "xaxis": "x1", "y": [82, 82], "yaxis": "y1", "zmax": null, "zmin": null}, {"colorbar": {"title": ""}, "hoverinfo": "text", "legendgroup": "y86", "line": {"color": "rgba(143, 143, 143, 1.000)", "dash": "solid", "shape": "linear", "width": 1}, "mode": "lines", "name": "y86", "showlegend": true, "text": ["class 16", "class 16"], "type": "scatter", "x": [0.7016, 0.7333], "xaxis": "x1", "y": [83, 83], "yaxis": "y1", "zmax": null, "zmin": null}, {"colorbar": {"title": ""}, "hoverinfo": "text", "legendgroup": "y87", "line": {"color": "rgba(143, 143, 143, 1.000)", "dash": "solid", "shape": "linear", "width": 1}, "mode": "lines", "name": "y87", "showlegend": true, "text": ["class 63", "class 63"], "type": "scatter", "x": [0.7073, 0.7313], "xaxis": "x1", "y": [84, 84], "yaxis": "y1", "zmax": null, "zmin": null}, {"colorbar": {"title": ""}, "hoverinfo": "text", "legendgroup": "y88", "line": {"color": "rgba(143, 143, 143, 1.000)", "dash": "solid", "shape": "linear", "width": 1}, "mode": "lines", "name": "y88", "showlegend": true, "text": ["class 17", "class 17"], "type": "scatter", "x": [0.7358, 0.7432], "xaxis": "x1", "y": [85, 85], "yaxis": "y1", "zmax": null, "zmin": null}, {"colorbar": {"title": ""}, "legendgroup": "y89", "line": {"color": "rgba(255, 0, 0, 1.000)", "dash": "dot", "shape": "linear", "width": 1}, "mode": "lines", "name": "y89", "showlegend": true, "type": "scatter", "x": [0.5987, 0.5987], "xaxis": "x1", "y": [-8701, 8786], "yaxis": "y1", "zmax": null, "zmin": null}], "layout": {"annotations": [{"font": {"color": "rgba(0, 0, 0, 1.000)", "family": "sans-serif", "size": 20}, "rotation": 0, "showarrow": false, "text": "barcode(VR)", "x": 0.5, "xanchor": "center", "xref": "paper", "y": 1, "yanchor": "top", "yref": "paper"}], "height": 400, "margin": {"b": 20, "l": 0, "r": 0, "t": 20}, "paper_bgcolor": "rgba(255, 255, 255, 1.000)", "plot_bgcolor": "rgba(255, 255, 255, 1.000)", "showlegend": false, "width": 600, "xaxis": {"anchor": "y1", "domain": [0.006562, 0.9934], "gridcolor": "rgba(0, 0, 0, 0.100)", "gridwidth": 0.5, "linecolor": "rgba(0, 0, 0, 1.000)", "mirror": true, "range": [0.1559, 2.176], "showgrid": true, "showline": true, "showticklabels": true, "tickangle": 0, "tickcolor": "rgb(0, 0, 0)", "tickfont": {"color": "rgba(0, 0, 0, 1.000)", "family": "sans-serif", "size": 11}, "tickmode": "array", "ticks": "inside", "ticktext": ["0.5", "1.0", "1.5", "2.0"], "tickvals": [0.5, 1, 1.5, 2], "title": "", "titlefont": {"color": "rgba(0, 0, 0, 1.000)", "family": "sans-serif", "size": 15}, "type": "-", "visible": true, "zeroline": false, "zerolinecolor": "rgba(0, 0, 0, 1.000)"}, "yaxis": {"anchor": "x1", "domain": [0.07699, 0.9022], "gridcolor": "rgba(0, 0, 0, 0.100)", "gridwidth": 0.5, "linecolor": "rgba(0, 0, 0, 1.000)", "mirror": true, "range": [-1, 86], "showgrid": true, "showline": true, "showticklabels": true, "tickangle": 0, "tickcolor": "rgb(0, 0, 0)", "tickfont": {"color": "rgba(0, 0, 0, 1.000)", "family": "sans-serif", "size": 11}, "tickmode": "array", "ticks": "inside", "ticktext": [], "tickvals": [], "title": "", "titlefont": {"color": "rgba(0, 0, 0, 1.000)", "family": "sans-serif", "size": 15}, "type": "-", "visible": true, "zeroline": false, "zerolinecolor": "rgba(0, 0, 0, 1.000)"}}}
